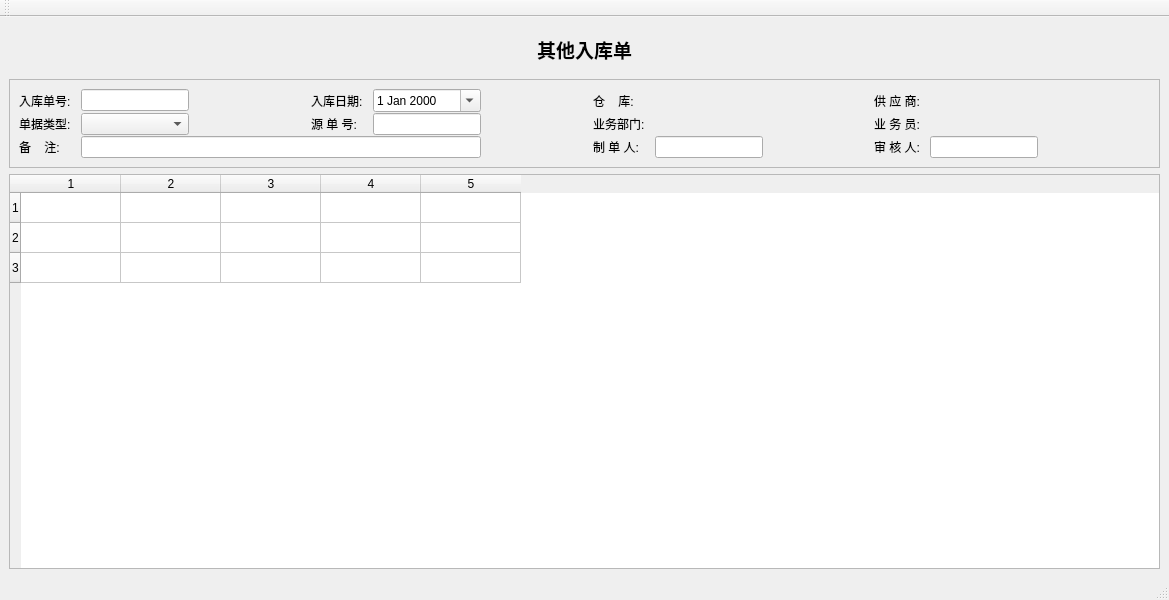
<?xml version="1.0" encoding="UTF-8"?>
<ui version="4.0">
 <class>StInWin</class>
 <widget class="QMainWindow" name="StInWin">
  <property name="geometry">
   <rect>
    <x>0</x>
    <y>0</y>
    <width>1169</width>
    <height>600</height>
   </rect>
  </property>
  <property name="windowTitle">
   <string>MainWindow</string>
  </property>
  <widget class="QWidget" name="centralwidget">
   <layout class="QVBoxLayout" name="verticalLayout_2">
    <item>
     <widget class="QFrame" name="frame_4">
      <property name="frameShape">
       <enum>QFrame::NoFrame</enum>
      </property>
      <property name="frameShadow">
       <enum>QFrame::Plain</enum>
      </property>
      <property name="lineWidth">
       <number>0</number>
      </property>
      <layout class="QHBoxLayout" name="horizontalLayout_4">
       <item>
        <widget class="QLabel" name="label_16">
         <property name="font">
          <font>
           <family>微软雅黑</family>
           <pointsize>14</pointsize>
           <weight>75</weight>
           <bold>true</bold>
          </font>
         </property>
         <property name="text">
          <string>其他入库单</string>
         </property>
         <property name="alignment">
          <set>Qt::AlignCenter</set>
         </property>
        </widget>
       </item>
      </layout>
     </widget>
    </item>
    <item>
     <widget class="QFrame" name="frame_2">
      <property name="frameShape">
       <enum>QFrame::StyledPanel</enum>
      </property>
      <property name="frameShadow">
       <enum>QFrame::Plain</enum>
      </property>
      <layout class="QVBoxLayout" name="verticalLayout">
       <property name="spacing">
        <number>1</number>
       </property>
       <item>
        <layout class="QGridLayout" name="headGridLayout">
         <property name="horizontalSpacing">
          <number>10</number>
         </property>
         <item row="0" column="2">
          <spacer name="horizontalSpacer_3">
           <property name="orientation">
            <enum>Qt::Horizontal</enum>
           </property>
           <property name="sizeHint" stdset="0">
            <size>
             <width>40</width>
             <height>20</height>
            </size>
           </property>
          </spacer>
         </item>
         <item row="0" column="1">
          <widget class="QLineEdit" name="noEdit">
           <property name="sizePolicy">
            <sizepolicy hsizetype="Fixed" vsizetype="Fixed">
             <horstretch>0</horstretch>
             <verstretch>0</verstretch>
            </sizepolicy>
           </property>
           <property name="dragEnabled">
            <bool>true</bool>
           </property>
           <property name="readOnly">
            <bool>true</bool>
           </property>
          </widget>
         </item>
         <item row="0" column="4">
          <widget class="QDateEdit" name="dateEdit">
           <property name="sizePolicy">
            <sizepolicy hsizetype="Minimum" vsizetype="Fixed">
             <horstretch>0</horstretch>
             <verstretch>0</verstretch>
            </sizepolicy>
           </property>
           <property name="calendarPopup">
            <bool>true</bool>
           </property>
          </widget>
         </item>
         <item row="0" column="5">
          <spacer name="horizontalSpacer_4">
           <property name="orientation">
            <enum>Qt::Horizontal</enum>
           </property>
           <property name="sizeHint" stdset="0">
            <size>
             <width>40</width>
             <height>20</height>
            </size>
           </property>
          </spacer>
         </item>
         <item row="0" column="8">
          <spacer name="horizontalSpacer_5">
           <property name="orientation">
            <enum>Qt::Horizontal</enum>
           </property>
           <property name="sizeHint" stdset="0">
            <size>
             <width>40</width>
             <height>20</height>
            </size>
           </property>
          </spacer>
         </item>
         <item row="1" column="6">
          <widget class="QLabel" name="label_6">
           <property name="sizePolicy">
            <sizepolicy hsizetype="Fixed" vsizetype="Preferred">
             <horstretch>0</horstretch>
             <verstretch>0</verstretch>
            </sizepolicy>
           </property>
           <property name="text">
            <string>业务部门:</string>
           </property>
          </widget>
         </item>
         <item row="0" column="0">
          <widget class="QLabel" name="idLabel">
           <property name="sizePolicy">
            <sizepolicy hsizetype="Fixed" vsizetype="Preferred">
             <horstretch>0</horstretch>
             <verstretch>0</verstretch>
            </sizepolicy>
           </property>
           <property name="text">
            <string>入库单号:</string>
           </property>
          </widget>
         </item>
         <item row="1" column="7">
          <widget class="QkSearchEditBox" name="depSearchEditbox">
           <property name="sizePolicy">
            <sizepolicy hsizetype="Minimum" vsizetype="Fixed">
             <horstretch>0</horstretch>
             <verstretch>0</verstretch>
            </sizepolicy>
           </property>
          </widget>
         </item>
         <item row="0" column="9">
          <widget class="QLabel" name="label_3">
           <property name="sizePolicy">
            <sizepolicy hsizetype="Fixed" vsizetype="Preferred">
             <horstretch>0</horstretch>
             <verstretch>0</verstretch>
            </sizepolicy>
           </property>
           <property name="text">
            <string>供 应 商:</string>
           </property>
          </widget>
         </item>
         <item row="0" column="3">
          <widget class="QLabel" name="label_2">
           <property name="sizePolicy">
            <sizepolicy hsizetype="Fixed" vsizetype="Preferred">
             <horstretch>0</horstretch>
             <verstretch>0</verstretch>
            </sizepolicy>
           </property>
           <property name="text">
            <string>入库日期:</string>
           </property>
          </widget>
         </item>
         <item row="1" column="10">
          <widget class="QkSearchEditBox" name="userSearchEditbox">
           <property name="sizePolicy">
            <sizepolicy hsizetype="Fixed" vsizetype="Fixed">
             <horstretch>0</horstretch>
             <verstretch>0</verstretch>
            </sizepolicy>
           </property>
          </widget>
         </item>
         <item row="1" column="9">
          <widget class="QLabel" name="label_12">
           <property name="sizePolicy">
            <sizepolicy hsizetype="Fixed" vsizetype="Preferred">
             <horstretch>0</horstretch>
             <verstretch>0</verstretch>
            </sizepolicy>
           </property>
           <property name="text">
            <string>业 务 员:</string>
           </property>
          </widget>
         </item>
         <item row="1" column="11">
          <spacer name="horizontalSpacer">
           <property name="orientation">
            <enum>Qt::Horizontal</enum>
           </property>
           <property name="sizeHint" stdset="0">
            <size>
             <width>40</width>
             <height>20</height>
            </size>
           </property>
          </spacer>
         </item>
         <item row="0" column="10" colspan="2">
          <widget class="QkSearchEditBox" name="venSearchEditbox">
           <property name="sizePolicy">
            <sizepolicy hsizetype="Preferred" vsizetype="Fixed">
             <horstretch>0</horstretch>
             <verstretch>0</verstretch>
            </sizepolicy>
           </property>
          </widget>
         </item>
         <item row="1" column="0">
          <widget class="QLabel" name="label">
           <property name="text">
            <string>单据类型:</string>
           </property>
          </widget>
         </item>
         <item row="1" column="1">
          <widget class="QComboBox" name="busTypeComboBox">
           <property name="sizePolicy">
            <sizepolicy hsizetype="Preferred" vsizetype="Fixed">
             <horstretch>0</horstretch>
             <verstretch>0</verstretch>
            </sizepolicy>
           </property>
          </widget>
         </item>
         <item row="0" column="6">
          <widget class="QLabel" name="label_7">
           <property name="text">
            <string>仓    库:</string>
           </property>
          </widget>
         </item>
         <item row="0" column="7">
          <widget class="QkSearchEditBox" name="whSearchEditbox"/>
         </item>
         <item row="2" column="0">
          <widget class="QLabel" name="label_9">
           <property name="text">
            <string>备    注:</string>
           </property>
          </widget>
         </item>
         <item row="2" column="1" colspan="4">
          <widget class="QLineEdit" name="memoEdit"/>
         </item>
         <item row="2" column="10">
          <widget class="QLineEdit" name="auditEdit">
           <property name="sizePolicy">
            <sizepolicy hsizetype="Fixed" vsizetype="Fixed">
             <horstretch>0</horstretch>
             <verstretch>0</verstretch>
            </sizepolicy>
           </property>
           <property name="readOnly">
            <bool>true</bool>
           </property>
          </widget>
         </item>
         <item row="2" column="9">
          <widget class="QLabel" name="label_10">
           <property name="text">
            <string>审 核 人:</string>
           </property>
          </widget>
         </item>
         <item row="2" column="7">
          <widget class="QLineEdit" name="makerEdit">
           <property name="sizePolicy">
            <sizepolicy hsizetype="Fixed" vsizetype="Fixed">
             <horstretch>0</horstretch>
             <verstretch>0</verstretch>
            </sizepolicy>
           </property>
           <property name="readOnly">
            <bool>true</bool>
           </property>
          </widget>
         </item>
         <item row="2" column="6">
          <widget class="QLabel" name="label_8">
           <property name="text">
            <string>制 单 人:</string>
           </property>
          </widget>
         </item>
         <item row="1" column="3">
          <widget class="QLabel" name="arrivalLabel">
           <property name="text">
            <string>源 单 号:</string>
           </property>
          </widget>
         </item>
         <item row="1" column="4">
          <widget class="QLineEdit" name="arrivalNoEdit">
           <property name="readOnly">
            <bool>true</bool>
           </property>
          </widget>
         </item>
         <item row="2" column="11">
          <widget class="QLabel" name="rdLabel">
           <property name="text">
            <string/>
           </property>
          </widget>
         </item>
        </layout>
       </item>
      </layout>
     </widget>
    </item>
    <item>
     <widget class="QTableWidget" name="tableWidget">
      <property name="rowCount">
       <number>3</number>
      </property>
      <property name="columnCount">
       <number>5</number>
      </property>
      <row/>
      <row/>
      <row/>
      <column/>
      <column/>
      <column/>
      <column/>
      <column/>
     </widget>
    </item>
   </layout>
  </widget>
  <widget class="QStatusBar" name="statusbar"/>
  <widget class="QToolBar" name="toolBar">
   <property name="windowTitle">
    <string>toolBar</string>
   </property>
   <attribute name="toolBarArea">
    <enum>TopToolBarArea</enum>
   </attribute>
   <attribute name="toolBarBreak">
    <bool>false</bool>
   </attribute>
  </widget>
 </widget>
 <customwidgets>
  <customwidget>
   <class>QkSearchEditBox</class>
   <extends>QWidget</extends>
   <header>qksearcheditbox.h</header>
  </customwidget>
 </customwidgets>
 <resources/>
 <connections/>
</ui>
